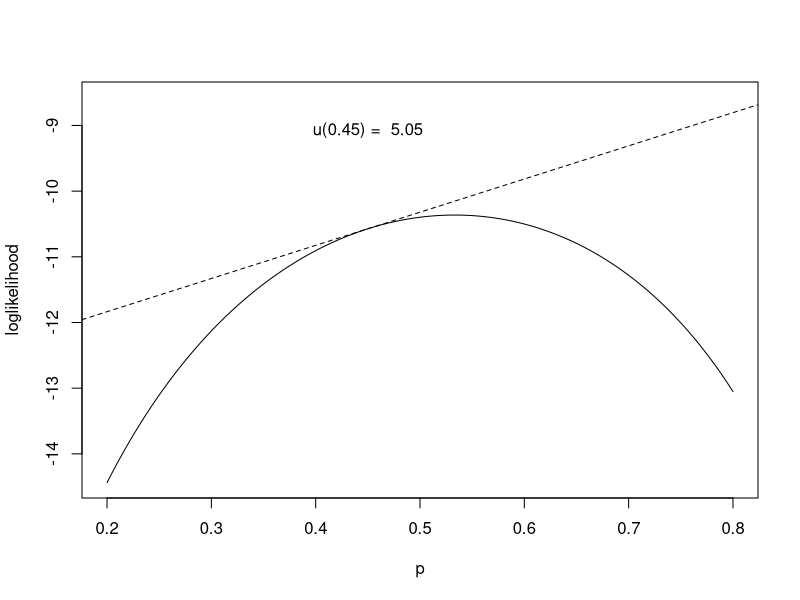
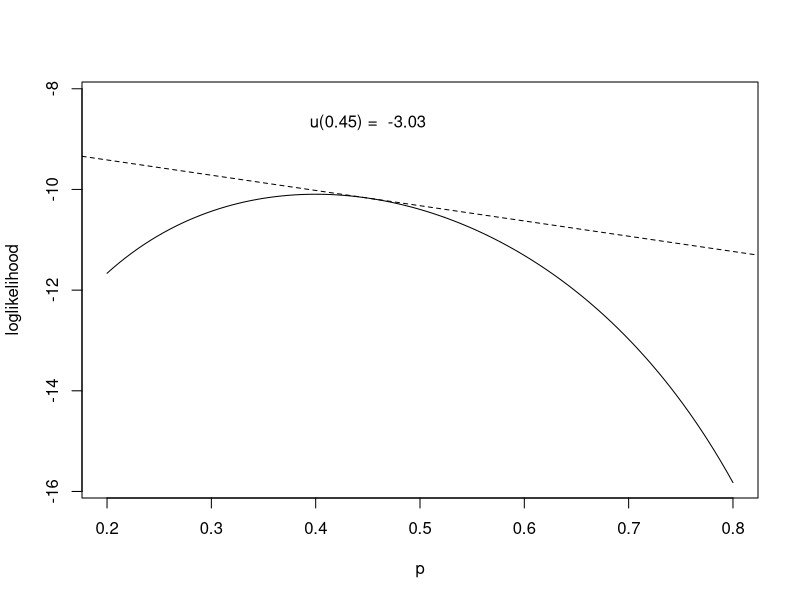
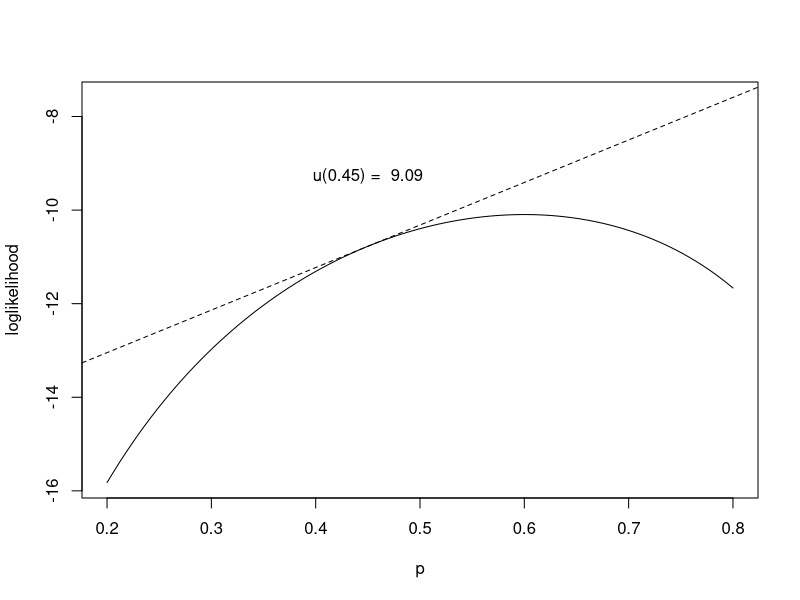
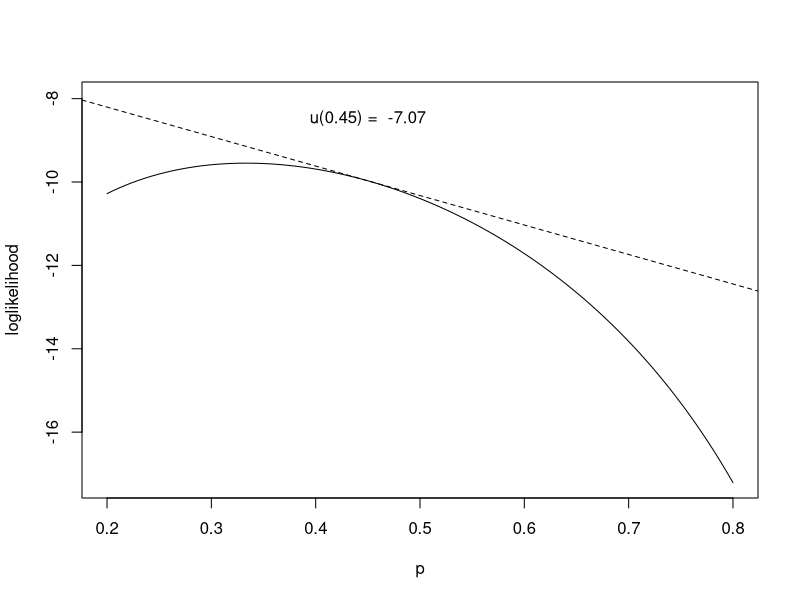

Write the R code that produced these figures, in order.
## ---- chunk 1
knitr::opts_knit$set(root.dir = '../datasets')
## ---- chunk 2
set.seed(1)
x <- rbinom(15, 1, 0.45)
x
## ---- chunk 3
loglikelihood <- function(p, samp) {
  n <- length(samp)
  xbar <- mean(samp)
  n * xbar * log(p)+ n * (1 - xbar) * log(1 - p)
}
score <- function(p, samp) {
  n <- length(samp)
  xbar <- mean(samp)
  n * xbar/ p - n * (1-xbar)/(1-p)
}
samp <- x
a <- loglikelihood(0.45, samp) - 0.45 * score(0.45, samp)
b <- score(0.45, samp)
curve(loglikelihood(x, samp), 0.2, 0.8, xlab = "p", ylab = "loglikelihood",
      ylim = range(c(loglikelihood(0.2, samp), loglikelihood(0.8, samp), 
                     loglikelihood(0.45, samp) + 2,
                     a + b * 0.2, a + b * 0.8)))
text(0.45, loglikelihood(0.45, samp) + 1.5, paste("u(0.45) = ", round(b, 2)))
abline(a = a, b = b, lty = 2)
## ---- chunk 4
x <- rbinom(15, 1, 0.45)
x
## ---- chunk 5
samp <- x
a <- loglikelihood(0.45, samp) - 0.45 * score(0.45, samp)
b <- score(0.45, samp)
curve(loglikelihood(x, samp), 0.2, 0.8, xlab = "p", ylab = "loglikelihood",
      ylim = range(c(loglikelihood(0.2, samp), loglikelihood(0.8, samp), 
                     loglikelihood(0.45, samp) + 2,
                     a + b * 0.2, a + b * 0.8)))
text(0.45, loglikelihood(0.45, samp) + 1.5, paste("u(0.45) = ", round(b, 2)))
abline(a = a, b = b, lty = 2)
## ---- chunk 6
x <- rbinom(15, 1, 0.45)
x
## ---- chunk 7
samp <- x
a <- loglikelihood(0.45, samp) - 0.45 * score(0.45, samp)
b <- score(0.45, samp)
curve(loglikelihood(x, samp), 0.2, 0.8, xlab = "p", ylab = "loglikelihood",
      ylim = range(c(loglikelihood(0.2, samp), loglikelihood(0.8, samp), 
                     loglikelihood(0.45, samp) + 2,
                     a + b * 0.2, a + b * 0.8)))
text(0.45, loglikelihood(0.45, samp) + 1.5, paste("u(0.45) = ", round(b, 2)))
abline(a = a, b = b, lty = 2)
## ---- chunk 8
x <- rbinom(15, 1, 0.45)
x
## ---- chunk 9
samp <- x
a <- loglikelihood(0.45, samp) - 0.45 * score(0.45, samp)
b <- score(0.45, samp)
curve(loglikelihood(x, samp), 0.2, 0.8, xlab = "p", ylab = "loglikelihood",
      ylim = range(c(loglikelihood(0.2, samp), loglikelihood(0.8, samp), 
                     loglikelihood(0.45, samp) + 2,
                     a + b * 0.2, a + b * 0.8)))
text(0.45, loglikelihood(0.45, samp) + 1.5, paste("u(0.45) = ", round(b, 2)))
abline(a = a, b = b, lty = 2)
